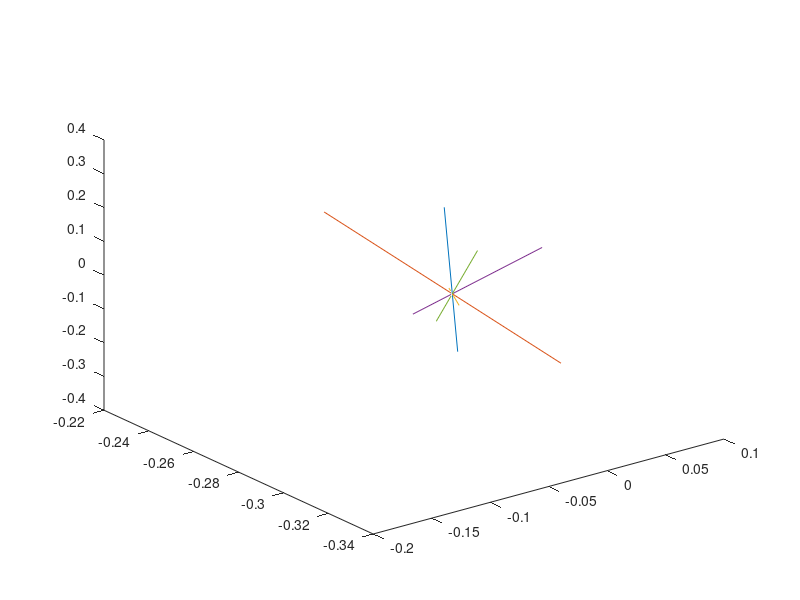

MATLAB code for this plot:
%Cambio los puntos Pn (posicion de efector final) y Pt (posicion de la punta) de cada iteracion copiando los resultados de la terminal.

Pn1=[-0.00107247, -0.26797059,  0.16075529];
Pt1=[0.03431442870419233, -0.25552512776420616, -0.3378356067061566];

Pn2=[-0.05551014, -0.24282234,  0.12109925];
Pt2=[0.08431738631563822, -0.2755263880658858, -0.35783572238635036];

Pn3=[-0.10818272, -0.33044046,  0.16153684];
Pt3=[0.08432581760709222, -0.22552891122427654, -0.28783386750605616];

Pn4=[-0.01219805, -0.31740319,  0.20321846];
Pt4=[0.034328173645856316, -0.23552861434960845, -0.28783333177675996];

Pn5=[-0.03357924, -0.29975357,  0.16016921];
Pt5=[0.05433009737531515, -0.23552730589189483, -0.3278337951531892];

%Una vez declarados todos los puntos se dibujan las rectas

plot3([Pn1(1) Pt1(1)],[Pn1(2) Pt1(2)],[Pn1(3) Pt1(3)])
hold on;
plot3([Pn2(1) Pt2(1)],[Pn2(2) Pt2(2)],[Pn2(3) Pt2(3)])
plot3([Pn3(1) Pt3(1)],[Pn3(2) Pt3(2)],[Pn3(3) Pt3(3)])
plot3([Pn4(1) Pt4(1)],[Pn4(2) Pt4(2)],[Pn4(3) Pt4(3)])
plot3([Pn5(1) Pt5(1)],[Pn5(2) Pt5(2)],[Pn5(3) Pt5(3)])